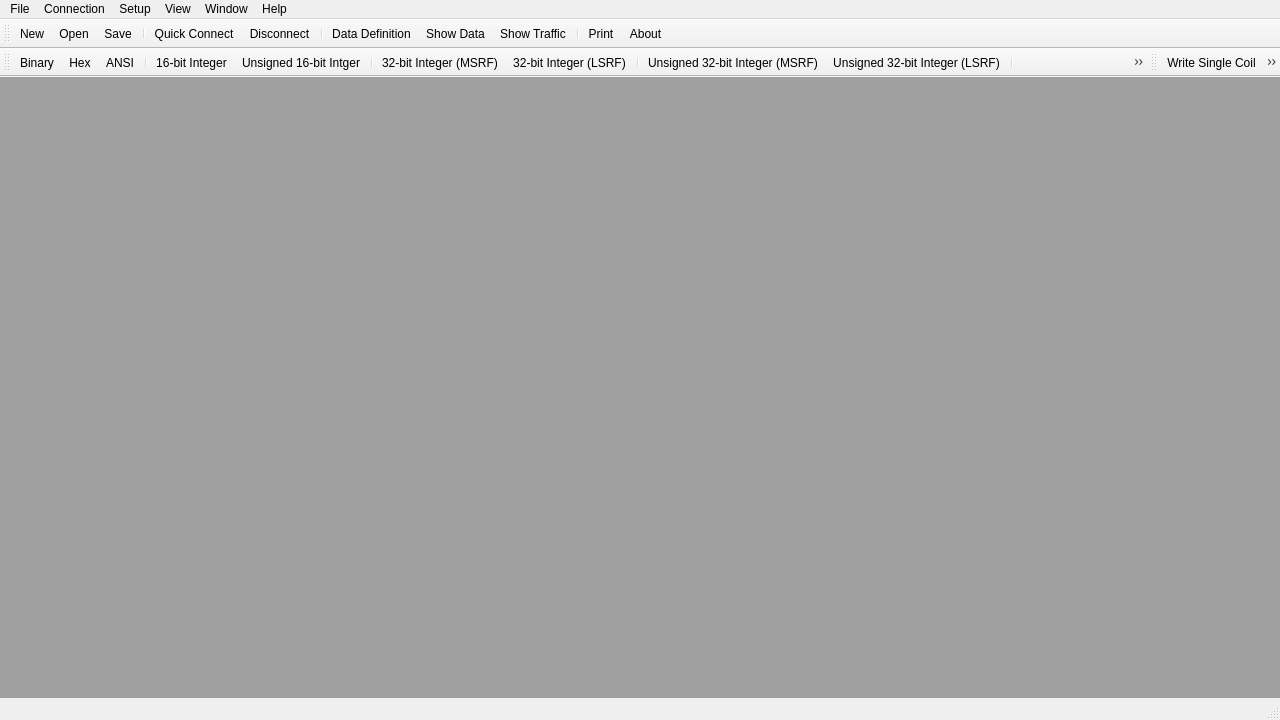
<?xml version="1.0" encoding="UTF-8"?>
<ui version="4.0">
 <class>MainWindow</class>
 <widget class="QMainWindow" name="MainWindow">
  <property name="geometry">
   <rect>
    <x>0</x>
    <y>0</y>
    <width>1280</width>
    <height>720</height>
   </rect>
  </property>
  <property name="windowTitle">
   <string>Open ModScan</string>
  </property>
  <property name="windowIcon">
   <iconset resource="resources.qrc">
    <normaloff>:/res/omodscan.png</normaloff>:/res/omodscan.png</iconset>
  </property>
  <widget class="QWidget" name="centralwidget">
   <layout class="QHBoxLayout" name="horizontalLayout">
    <property name="leftMargin">
     <number>0</number>
    </property>
    <property name="topMargin">
     <number>0</number>
    </property>
    <property name="rightMargin">
     <number>0</number>
    </property>
    <property name="bottomMargin">
     <number>0</number>
    </property>
    <item>
     <widget class="QMdiArea" name="mdiArea">
      <property name="tabsClosable">
       <bool>true</bool>
      </property>
      <property name="tabsMovable">
       <bool>true</bool>
      </property>
     </widget>
    </item>
   </layout>
  </widget>
  <widget class="QMenuBar" name="menubar">
   <property name="geometry">
    <rect>
     <x>0</x>
     <y>0</y>
     <width>1280</width>
     <height>21</height>
    </rect>
   </property>
   <widget class="QMenu" name="menuFile">
    <property name="title">
     <string>File</string>
    </property>
    <addaction name="actionNew"/>
    <addaction name="actionOpen"/>
    <addaction name="actionMbmapLibrary"/>
    <addaction name="actionClose"/>
    <addaction name="actionCloseAll"/>
    <addaction name="actionSave"/>
    <addaction name="actionSaveAs"/>
    <addaction name="separator"/>
    <addaction name="actionPrint"/>
    <addaction name="actionPrintSetup"/>
    <addaction name="separator"/>
    <addaction name="actionRecentFile"/>
    <addaction name="separator"/>
    <addaction name="actionExit"/>
   </widget>
   <widget class="QMenu" name="menuConnection">
    <property name="title">
     <string>Connection</string>
    </property>
    <widget class="QMenu" name="menuAutoStart">
     <property name="title">
      <string>Auto-Start</string>
     </property>
     <addaction name="actionEnable"/>
     <addaction name="actionDisable"/>
     <addaction name="separator"/>
     <addaction name="actionSaveConfig"/>
     <addaction name="actionRestoreNow"/>
    </widget>
    <addaction name="actionConnect"/>
    <addaction name="actionDisconnect"/>
    <addaction name="separator"/>
    <addaction name="menuAutoStart"/>
    <addaction name="actionQuickConnect"/>
    <addaction name="separator"/>
    <addaction name="actionModbusScanner"/>
   </widget>
   <widget class="QMenu" name="menuSetup">
    <property name="title">
     <string>Setup</string>
    </property>
    <widget class="QMenu" name="menuDisplayOptions">
     <property name="title">
      <string>Display Options</string>
     </property>
     <addaction name="actionShowData"/>
     <addaction name="actionShowTraffic"/>
     <addaction name="separator"/>
     <addaction name="actionBinary"/>
     <addaction name="actionHex"/>
     <addaction name="actionAnsi"/>
     <addaction name="actionInt16"/>
     <addaction name="actionUInt16"/>
     <addaction name="actionInt32"/>
     <addaction name="actionSwappedInt32"/>
     <addaction name="actionUInt32"/>
     <addaction name="actionSwappedUInt32"/>
     <addaction name="actionInt64"/>
     <addaction name="actionSwappedInt64"/>
     <addaction name="actionUInt64"/>
     <addaction name="actionSwappedUInt64"/>
     <addaction name="actionFloatingPt"/>
     <addaction name="actionSwappedFP"/>
     <addaction name="actionDblFloat"/>
     <addaction name="actionSwappedDbl"/>
     <addaction name="separator"/>
     <addaction name="actionSwapBytes"/>
    </widget>
    <widget class="QMenu" name="menuExtended">
     <property name="title">
      <string>Extended</string>
     </property>
     <addaction name="actionWriteSingleCoil"/>
     <addaction name="actionWriteHoldingRegister"/>
     <addaction name="actionForceCoils"/>
     <addaction name="actionPresetRegs"/>
     <addaction name="actionMaskWrite"/>
     <addaction name="actionUserMsg"/>
     <addaction name="separator"/>
     <addaction name="actionMsgParser"/>
     <addaction name="actionAddressScan"/>
    </widget>
    <addaction name="actionDataDefinition"/>
    <addaction name="menuDisplayOptions"/>
    <addaction name="menuExtended"/>
    <addaction name="separator"/>
    <addaction name="actionTextCapture"/>
    <addaction name="actionCaptureOff"/>
    <addaction name="separator"/>
    <addaction name="actionResetCtrs"/>
   </widget>
   <widget class="QMenu" name="menuView">
    <property name="title">
     <string>View</string>
    </property>
    <widget class="QMenu" name="menuConfig">
     <property name="title">
      <string>Config</string>
     </property>
     <widget class="QMenu" name="menuColors">
      <property name="title">
       <string>Colors</string>
      </property>
      <addaction name="actionBackground"/>
      <addaction name="actionForeground"/>
      <addaction name="actionStatus"/>
     </widget>
     <addaction name="menuColors"/>
     <addaction name="actionFont"/>
    </widget>
    <widget class="QMenu" name="menuLanguage">
     <property name="title">
      <string>Language</string>
     </property>
     <addaction name="actionEnglish"/>
     <addaction name="actionRussian"/>
     <addaction name="actionItalian"/>
     <addaction name="actionChineseCN"/>
     <addaction name="actionChineseTW"/>
    </widget>
    <addaction name="actionTabbedView"/>
    <addaction name="separator"/>
    <addaction name="actionToolbar"/>
    <addaction name="actionStatusBar"/>
    <addaction name="actionDisplayBar"/>
    <addaction name="actionWriteBar"/>
    <addaction name="separator"/>
    <addaction name="menuConfig"/>
    <addaction name="menuLanguage"/>
   </widget>
   <widget class="QMenu" name="menuWindow">
    <property name="title">
     <string>Window</string>
    </property>
    <addaction name="actionCascade"/>
    <addaction name="actionTile"/>
    <addaction name="separator"/>
    <addaction name="actionWindows"/>
   </widget>
   <widget class="QMenu" name="menuHelp">
    <property name="title">
     <string>Help</string>
    </property>
    <addaction name="actionAbout"/>
   </widget>
   <addaction name="menuFile"/>
   <addaction name="menuConnection"/>
   <addaction name="menuSetup"/>
   <addaction name="menuView"/>
   <addaction name="menuWindow"/>
   <addaction name="menuHelp"/>
  </widget>
  <widget class="QStatusBar" name="statusbar"/>
  <widget class="QToolBar" name="toolBarMain">
   <property name="windowTitle">
    <string>Main Bar</string>
   </property>
   <property name="iconSize">
    <size>
     <width>24</width>
     <height>24</height>
    </size>
   </property>
   <property name="toolButtonStyle">
    <enum>Qt::ToolButtonStyle::ToolButtonIconOnly</enum>
   </property>
   <attribute name="toolBarArea">
    <enum>TopToolBarArea</enum>
   </attribute>
   <attribute name="toolBarBreak">
    <bool>false</bool>
   </attribute>
   <addaction name="actionNew"/>
   <addaction name="actionOpen"/>
   <addaction name="actionSave"/>
   <addaction name="separator"/>
   <addaction name="actionQuickConnect"/>
   <addaction name="actionDisconnect"/>
   <addaction name="separator"/>
   <addaction name="actionDataDefinition"/>
   <addaction name="actionShowData"/>
   <addaction name="actionShowTraffic"/>
   <addaction name="separator"/>
   <addaction name="actionPrint"/>
   <addaction name="actionAbout"/>
  </widget>
  <widget class="QToolBar" name="toolBarDisplay">
   <property name="windowTitle">
    <string>Display Bar</string>
   </property>
   <property name="iconSize">
    <size>
     <width>24</width>
     <height>24</height>
    </size>
   </property>
   <attribute name="toolBarArea">
    <enum>TopToolBarArea</enum>
   </attribute>
   <attribute name="toolBarBreak">
    <bool>true</bool>
   </attribute>
   <addaction name="actionBinary"/>
   <addaction name="actionHex"/>
   <addaction name="actionAnsi"/>
   <addaction name="separator"/>
   <addaction name="actionInt16"/>
   <addaction name="actionUInt16"/>
   <addaction name="separator"/>
   <addaction name="actionInt32"/>
   <addaction name="actionSwappedInt32"/>
   <addaction name="separator"/>
   <addaction name="actionUInt32"/>
   <addaction name="actionSwappedUInt32"/>
   <addaction name="separator"/>
   <addaction name="actionInt64"/>
   <addaction name="actionSwappedInt64"/>
   <addaction name="separator"/>
   <addaction name="actionUInt64"/>
   <addaction name="actionSwappedUInt64"/>
   <addaction name="separator"/>
   <addaction name="actionFloatingPt"/>
   <addaction name="actionSwappedFP"/>
   <addaction name="separator"/>
   <addaction name="actionDblFloat"/>
   <addaction name="actionSwappedDbl"/>
   <addaction name="separator"/>
   <addaction name="actionSwapBytes"/>
  </widget>
  <widget class="QToolBar" name="toolBarWrite">
   <property name="windowTitle">
    <string>Write Bar</string>
   </property>
   <attribute name="toolBarArea">
    <enum>TopToolBarArea</enum>
   </attribute>
   <attribute name="toolBarBreak">
    <bool>false</bool>
   </attribute>
   <addaction name="actionWriteSingleCoil"/>
   <addaction name="actionWriteHoldingRegister"/>
   <addaction name="actionForceCoils"/>
   <addaction name="actionPresetRegs"/>
   <addaction name="actionMaskWrite"/>
   <addaction name="separator"/>
   <addaction name="actionUserMsg"/>
  </widget>
  <action name="actionNew">
   <property name="icon">
    <iconset resource="resources.qrc">
     <normaloff>:/res/actionNew.png</normaloff>:/res/actionNew.png</iconset>
   </property>
   <property name="text">
    <string>New</string>
   </property>
   <property name="shortcut">
    <string notr="true">Ctrl+N</string>
   </property>
  </action>
  <action name="actionOpen">
   <property name="icon">
    <iconset resource="resources.qrc">
     <normaloff>:/res/actionOpen.png</normaloff>:/res/actionOpen.png</iconset>
   </property>
   <property name="text">
    <string>Open...</string>
   </property>
   <property name="shortcut">
    <string notr="true">Ctrl+O</string>
   </property>
  </action>
  <action name="actionMbmapLibrary">
   <property name="text">
    <string>Device Map Library...</string>
   </property>
   <property name="toolTip">
    <string>Open a device map from the mbmap-library</string>
   </property>
  </action>
  <action name="actionClose">
   <property name="text">
    <string>Close</string>
   </property>
  </action>
  <action name="actionSave">
   <property name="icon">
    <iconset resource="resources.qrc">
     <normaloff>:/res/actionSaveAs.png</normaloff>:/res/actionSaveAs.png</iconset>
   </property>
   <property name="text">
    <string>Save</string>
   </property>
   <property name="shortcut">
    <string notr="true">Ctrl+S</string>
   </property>
  </action>
  <action name="actionSaveAs">
   <property name="text">
    <string>Save As...</string>
   </property>
  </action>
  <action name="actionPrint">
   <property name="icon">
    <iconset resource="resources.qrc">
     <normaloff>:/res/actionPrint.png</normaloff>:/res/actionPrint.png</iconset>
   </property>
   <property name="text">
    <string>Print...</string>
   </property>
   <property name="shortcut">
    <string notr="true">Ctrl+P</string>
   </property>
  </action>
  <action name="actionPrintSetup">
   <property name="text">
    <string>Print Setup...</string>
   </property>
  </action>
  <action name="actionRecentFile">
   <property name="text">
    <string>Recent File</string>
   </property>
  </action>
  <action name="actionExit">
   <property name="text">
    <string>Exit</string>
   </property>
  </action>
  <action name="actionConnect">
   <property name="text">
    <string>Connect</string>
   </property>
   <property name="shortcut">
    <string notr="true">F5</string>
   </property>
  </action>
  <action name="actionDisconnect">
   <property name="icon">
    <iconset resource="resources.qrc">
     <normaloff>:/res/actionDisconnect.png</normaloff>:/res/actionDisconnect.png</iconset>
   </property>
   <property name="text">
    <string>Disconnect</string>
   </property>
   <property name="shortcut">
    <string notr="true">F6</string>
   </property>
  </action>
  <action name="actionEnable">
   <property name="text">
    <string>Enable</string>
   </property>
  </action>
  <action name="actionDisable">
   <property name="text">
    <string>Disable</string>
   </property>
  </action>
  <action name="actionSaveConfig">
   <property name="text">
    <string>Save Config</string>
   </property>
  </action>
  <action name="actionRestoreNow">
   <property name="text">
    <string>Restore Now</string>
   </property>
  </action>
  <action name="actionQuickConnect">
   <property name="icon">
    <iconset resource="resources.qrc">
     <normaloff>:/res/actionConnect.png</normaloff>:/res/actionConnect.png</iconset>
   </property>
   <property name="text">
    <string>Quick Connect</string>
   </property>
  </action>
  <action name="actionDataDefinition">
   <property name="icon">
    <iconset resource="resources.qrc">
     <normaloff>:/res/actionDefineData.png</normaloff>:/res/actionDefineData.png</iconset>
   </property>
   <property name="text">
    <string>Data Definition</string>
   </property>
  </action>
  <action name="actionShowData">
   <property name="checkable">
    <bool>true</bool>
   </property>
   <property name="icon">
    <iconset resource="resources.qrc">
     <normaloff>:/res/actionShowData.png</normaloff>:/res/actionShowData.png</iconset>
   </property>
   <property name="text">
    <string>Show Data</string>
   </property>
  </action>
  <action name="actionShowTraffic">
   <property name="checkable">
    <bool>true</bool>
   </property>
   <property name="icon">
    <iconset resource="resources.qrc">
     <normaloff>:/res/actionShowTraffic.png</normaloff>:/res/actionShowTraffic.png</iconset>
   </property>
   <property name="text">
    <string>Show Traffic</string>
   </property>
  </action>
  <action name="actionBinary">
   <property name="checkable">
    <bool>true</bool>
   </property>
   <property name="icon">
    <iconset resource="resources.qrc">
     <normaloff>:/res/actionBinary.png</normaloff>:/res/actionBinary.png</iconset>
   </property>
   <property name="text">
    <string>Binary</string>
   </property>
   <property name="shortcut">
    <string notr="true">Ctrl+1</string>
   </property>
  </action>
  <action name="actionHex">
   <property name="checkable">
    <bool>true</bool>
   </property>
   <property name="icon">
    <iconset resource="resources.qrc">
     <normaloff>:/res/actionHex.png</normaloff>:/res/actionHex.png</iconset>
   </property>
   <property name="text">
    <string>Hex</string>
   </property>
   <property name="shortcut">
    <string notr="true">Ctrl+2</string>
   </property>
  </action>
  <action name="actionUInt16">
   <property name="checkable">
    <bool>true</bool>
   </property>
   <property name="icon">
    <iconset resource="resources.qrc">
     <normaloff>:/res/actionUInt16.png</normaloff>:/res/actionUInt16.png</iconset>
   </property>
   <property name="text">
    <string>Unsigned 16-bit Intger</string>
   </property>
   <property name="shortcut">
    <string notr="true">Ctrl+5</string>
   </property>
  </action>
  <action name="actionInt16">
   <property name="checkable">
    <bool>true</bool>
   </property>
   <property name="icon">
    <iconset resource="resources.qrc">
     <normaloff>:/res/actionInt16.png</normaloff>:/res/actionInt16.png</iconset>
   </property>
   <property name="text">
    <string>16-bit Integer</string>
   </property>
   <property name="shortcut">
    <string notr="true">Ctrl+4</string>
   </property>
  </action>
  <action name="actionFloatingPt">
   <property name="checkable">
    <bool>true</bool>
   </property>
   <property name="icon">
    <iconset resource="resources.qrc">
     <normaloff>:/res/actionFloatingPt.png</normaloff>:/res/actionFloatingPt.png</iconset>
   </property>
   <property name="text">
    <string>Float (MSRF)</string>
   </property>
   <property name="toolTip">
    <string>Float (MSRF)</string>
   </property>
   <property name="shortcut">
    <string notr="true">Ctrl+0</string>
   </property>
  </action>
  <action name="actionSwappedFP">
   <property name="checkable">
    <bool>true</bool>
   </property>
   <property name="icon">
    <iconset resource="resources.qrc">
     <normaloff>:/res/actionSwappedFP.png</normaloff>:/res/actionSwappedFP.png</iconset>
   </property>
   <property name="text">
    <string>Float (LSRF)</string>
   </property>
   <property name="toolTip">
    <string>Float (LSRF)</string>
   </property>
   <property name="shortcut">
    <string notr="true">Ctrl+Alt+0</string>
   </property>
  </action>
  <action name="actionDblFloat">
   <property name="checkable">
    <bool>true</bool>
   </property>
   <property name="icon">
    <iconset resource="resources.qrc">
     <normaloff>:/res/actionDblFloat.png</normaloff>:/res/actionDblFloat.png</iconset>
   </property>
   <property name="text">
    <string>Double (MSRF)</string>
   </property>
   <property name="toolTip">
    <string>Double (MSRF)</string>
   </property>
   <property name="shortcut">
    <string notr="true">Ctrl+-</string>
   </property>
  </action>
  <action name="actionSwappedDbl">
   <property name="checkable">
    <bool>true</bool>
   </property>
   <property name="icon">
    <iconset resource="resources.qrc">
     <normaloff>:/res/actionSwappedDbl.png</normaloff>:/res/actionSwappedDbl.png</iconset>
   </property>
   <property name="text">
    <string>Double (LSRF)</string>
   </property>
   <property name="toolTip">
    <string>Double (LSRF)</string>
   </property>
   <property name="shortcut">
    <string notr="true">Ctrl+Alt+-</string>
   </property>
  </action>
  <action name="actionForceCoils">
   <property name="icon">
    <iconset resource="resources.qrc">
     <normaloff>:/res/actionForceCoils.png</normaloff>:/res/actionForceCoils.png</iconset>
   </property>
   <property name="text">
    <string>Write Multiple Coils</string>
   </property>
   <property name="toolTip">
    <string>15: Write Multiple Coils</string>
   </property>
  </action>
  <action name="actionPresetRegs">
   <property name="icon">
    <iconset resource="resources.qrc">
     <normaloff>:/res/actionPresetRegs.png</normaloff>:/res/actionPresetRegs.png</iconset>
   </property>
   <property name="text">
    <string>Write Multiple Registers</string>
   </property>
   <property name="toolTip">
    <string>16: Write Multiple Registers</string>
   </property>
  </action>
  <action name="actionMaskWrite">
   <property name="icon">
    <iconset resource="resources.qrc">
     <normaloff>:/res/actionMaskWrite.png</normaloff>:/res/actionMaskWrite.png</iconset>
   </property>
   <property name="text">
    <string>Mask Write Register</string>
   </property>
   <property name="toolTip">
    <string>22: Mask Write Register</string>
   </property>
  </action>
  <action name="actionUserMsg">
   <property name="icon">
    <iconset resource="resources.qrc">
     <normaloff>:/res/actionUserMsg.png</normaloff>:/res/actionUserMsg.png</iconset>
   </property>
   <property name="text">
    <string>User Defined Message</string>
   </property>
   <property name="toolTip">
    <string>User Defined Message</string>
   </property>
  </action>
  <action name="actionTextCapture">
   <property name="text">
    <string>Text Capture</string>
   </property>
  </action>
  <action name="actionCaptureOff">
   <property name="text">
    <string>Capture Off</string>
   </property>
  </action>
  <action name="actionResetCtrs">
   <property name="text">
    <string>Reset Ctrs</string>
   </property>
  </action>
  <action name="actionToolbar">
   <property name="checkable">
    <bool>true</bool>
   </property>
   <property name="text">
    <string>Main Toolbar</string>
   </property>
  </action>
  <action name="actionStatusBar">
   <property name="checkable">
    <bool>true</bool>
   </property>
   <property name="text">
    <string>Status Bar</string>
   </property>
  </action>
  <action name="actionDisplayBar">
   <property name="checkable">
    <bool>true</bool>
   </property>
   <property name="text">
    <string>Dsiplay Bar</string>
   </property>
  </action>
  <action name="actionBackground">
   <property name="text">
    <string>Background</string>
   </property>
  </action>
  <action name="actionForeground">
   <property name="text">
    <string>Foreground</string>
   </property>
  </action>
  <action name="actionStatus">
   <property name="text">
    <string>Status</string>
   </property>
  </action>
  <action name="actionFont">
   <property name="text">
    <string>Font</string>
   </property>
  </action>
  <action name="actionCascade">
   <property name="text">
    <string>Cascade</string>
   </property>
  </action>
  <action name="actionTile">
   <property name="text">
    <string>Tile</string>
   </property>
  </action>
  <action name="actionAbout">
   <property name="icon">
    <iconset resource="resources.qrc">
     <normaloff>:/res/actionAbout.png</normaloff>:/res/actionAbout.png</iconset>
   </property>
   <property name="text">
    <string>About Open ModScan...</string>
   </property>
   <property name="iconText">
    <string>About</string>
   </property>
  </action>
  <action name="actionWindows">
   <property name="text">
    <string>Windows...</string>
   </property>
  </action>
  <action name="actionEnglish">
   <property name="checkable">
    <bool>true</bool>
   </property>
   <property name="text">
    <string notr="true">English</string>
   </property>
   <property name="iconText">
    <string notr="true">English</string>
   </property>
  </action>
  <action name="actionItalian">
   <property name="checkable">
    <bool>true</bool>
   </property>
   <property name="text">
    <string notr="true">Italiano</string>
   </property>
  </action>
  <action name="actionRussian">
   <property name="checkable">
    <bool>true</bool>
   </property>
   <property name="text">
    <string notr="true">Русский</string>
   </property>
   <property name="iconText">
    <string notr="true">Русский</string>
   </property>
  </action>
  <action name="actionAddressScan">
   <property name="text">
    <string>Address scan</string>
   </property>
   <property name="shortcut">
    <string notr="true">F10</string>
   </property>
  </action>
  <action name="actionSwapBytes">
   <property name="checkable">
    <bool>true</bool>
   </property>
   <property name="icon">
    <iconset resource="resources.qrc">
     <normaloff>:/res/actionByteOrder.png</normaloff>:/res/actionByteOrder.png</iconset>
   </property>
   <property name="text">
    <string>Swap Bytes (0xAB → 0xBA)</string>
   </property>
   <property name="toolTip">
    <string>Swap Bytes (0xAB → 0xBA)</string>
   </property>
  </action>
  <action name="actionModbusScanner">
   <property name="text">
    <string>MODBUS Scanner</string>
   </property>
   <property name="toolTip">
    <string>MODBUS Scanner</string>
   </property>
   <property name="shortcut">
    <string notr="true">F3</string>
   </property>
  </action>
  <action name="actionInt32">
   <property name="checkable">
    <bool>true</bool>
   </property>
   <property name="icon">
    <iconset resource="resources.qrc">
     <normaloff>:/res/actionInt32.png</normaloff>:/res/actionInt32.png</iconset>
   </property>
   <property name="text">
    <string>32-bit Integer (MSRF)</string>
   </property>
   <property name="toolTip">
    <string>32-bit Integer (MSRF)</string>
   </property>
   <property name="shortcut">
    <string notr="true">Ctrl+6</string>
   </property>
  </action>
  <action name="actionSwappedInt32">
   <property name="checkable">
    <bool>true</bool>
   </property>
   <property name="icon">
    <iconset resource="resources.qrc">
     <normaloff>:/res/actionSwappedInt32.png</normaloff>:/res/actionSwappedInt32.png</iconset>
   </property>
   <property name="text">
    <string>32-bit Integer (LSRF)</string>
   </property>
   <property name="toolTip">
    <string>32-bit Integer (LSRF)</string>
   </property>
   <property name="shortcut">
    <string notr="true">Ctrl+Alt+6</string>
   </property>
  </action>
  <action name="actionUInt32">
   <property name="checkable">
    <bool>true</bool>
   </property>
   <property name="icon">
    <iconset resource="resources.qrc">
     <normaloff>:/res/actionUInt32.png</normaloff>:/res/actionUInt32.png</iconset>
   </property>
   <property name="text">
    <string>Unsigned 32-bit Integer (MSRF)</string>
   </property>
   <property name="toolTip">
    <string>Unsigned 32-bit Integer (MSRF)</string>
   </property>
   <property name="shortcut">
    <string notr="true">Ctrl+7</string>
   </property>
  </action>
  <action name="actionSwappedUInt32">
   <property name="checkable">
    <bool>true</bool>
   </property>
   <property name="icon">
    <iconset resource="resources.qrc">
     <normaloff>:/res/actionSwappedUInt32.png</normaloff>:/res/actionSwappedUInt32.png</iconset>
   </property>
   <property name="text">
    <string>Unsigned 32-bit Integer (LSRF)</string>
   </property>
   <property name="toolTip">
    <string>Unsigned 32-bit Integer (LSRF)</string>
   </property>
   <property name="shortcut">
    <string notr="true">Ctrl+Alt+7</string>
   </property>
  </action>
  <action name="actionMsgParser">
   <property name="text">
    <string>Msg Parser</string>
   </property>
   <property name="toolTip">
    <string>Msg Parser</string>
   </property>
   <property name="shortcut">
    <string notr="true">F9</string>
   </property>
  </action>
  <action name="actionInt64">
   <property name="checkable">
    <bool>true</bool>
   </property>
   <property name="icon">
    <iconset resource="resources.qrc">
     <normaloff>:/res/actionInt64.png</normaloff>:/res/actionInt64.png</iconset>
   </property>
   <property name="text">
    <string>64-bit Integer (MSRF)</string>
   </property>
   <property name="toolTip">
    <string>64-bit Integer (MSRF)</string>
   </property>
   <property name="shortcut">
    <string notr="true">Ctrl+8</string>
   </property>
  </action>
  <action name="actionSwappedInt64">
   <property name="checkable">
    <bool>true</bool>
   </property>
   <property name="icon">
    <iconset resource="resources.qrc">
     <normaloff>:/res/actionSwappedInt64.png</normaloff>:/res/actionSwappedInt64.png</iconset>
   </property>
   <property name="text">
    <string>64-bit Integer (LSRF)</string>
   </property>
   <property name="toolTip">
    <string>64-bit Integer (LSRF)</string>
   </property>
   <property name="shortcut">
    <string notr="true">Ctrl+Alt+8</string>
   </property>
  </action>
  <action name="actionUInt64">
   <property name="checkable">
    <bool>true</bool>
   </property>
   <property name="icon">
    <iconset resource="resources.qrc">
     <normaloff>:/res/actionUInt64.png</normaloff>:/res/actionUInt64.png</iconset>
   </property>
   <property name="text">
    <string>Unsigned 64-bit Integer (MSRF)</string>
   </property>
   <property name="toolTip">
    <string>Unsigned 64-bit Integer (MSRF)</string>
   </property>
   <property name="shortcut">
    <string notr="true">Ctrl+9</string>
   </property>
  </action>
  <action name="actionSwappedUInt64">
   <property name="checkable">
    <bool>true</bool>
   </property>
   <property name="icon">
    <iconset resource="resources.qrc">
     <normaloff>:/res/actionSwappedUInt64.png</normaloff>:/res/actionSwappedUInt64.png</iconset>
   </property>
   <property name="text">
    <string>Unsigned 64-bit Integer (LSRF)</string>
   </property>
   <property name="toolTip">
    <string>Unsigned 64-bit Integer (LSRF)</string>
   </property>
   <property name="shortcut">
    <string notr="true">Ctrl+Alt+9</string>
   </property>
  </action>
  <action name="actionChineseCN">
   <property name="checkable">
    <bool>true</bool>
   </property>
   <property name="text">
    <string notr="true">中文</string>
   </property>
   <property name="iconText">
    <string notr="true">中文</string>
   </property>
  </action>
  <action name="actionAnsi">
   <property name="checkable">
    <bool>true</bool>
   </property>
   <property name="icon">
    <iconset resource="resources.qrc">
     <normaloff>:/res/actionAnsi.png</normaloff>:/res/actionAnsi.png</iconset>
   </property>
   <property name="text">
    <string>ANSI</string>
   </property>
  </action>
  <action name="actionChineseTW">
   <property name="checkable">
    <bool>true</bool>
   </property>
   <property name="text">
    <string notr="true">中文(繁体)</string>
   </property>
  </action>
  <action name="actionWriteSingleCoil">
   <property name="icon">
    <iconset resource="resources.qrc">
     <normaloff>:/res/actionWriteSingleCoil.png</normaloff>:/res/actionWriteSingleCoil.png</iconset>
   </property>
   <property name="text">
    <string>Write Single Coil</string>
   </property>
   <property name="toolTip">
    <string>05: Write Single Coil</string>
   </property>
   <property name="menuRole">
    <enum>QAction::MenuRole::NoRole</enum>
   </property>
  </action>
  <action name="actionWriteHoldingRegister">
   <property name="icon">
    <iconset resource="resources.qrc">
     <normaloff>:/res/actionWriteHoldingRegister.png</normaloff>:/res/actionWriteHoldingRegister.png</iconset>
   </property>
   <property name="text">
    <string>Write Holding Register</string>
   </property>
   <property name="toolTip">
    <string>06: Write Holding Register</string>
   </property>
   <property name="menuRole">
    <enum>QAction::MenuRole::NoRole</enum>
   </property>
  </action>
  <action name="actionWriteBar">
   <property name="checkable">
    <bool>true</bool>
   </property>
   <property name="text">
    <string>Write Bar</string>
   </property>
  </action>
  <action name="actionTabbedView">
   <property name="checkable">
    <bool>true</bool>
   </property>
   <property name="text">
    <string>Tabbed View</string>
   </property>
  </action>
  <action name="actionCloseAll">
   <property name="text">
    <string>Close All</string>
   </property>
   <property name="toolTip">
    <string>Close All Windows</string>
   </property>
  </action>
 </widget>
 <resources>
  <include location="resources.qrc"/>
 </resources>
 <connections/>
</ui>
